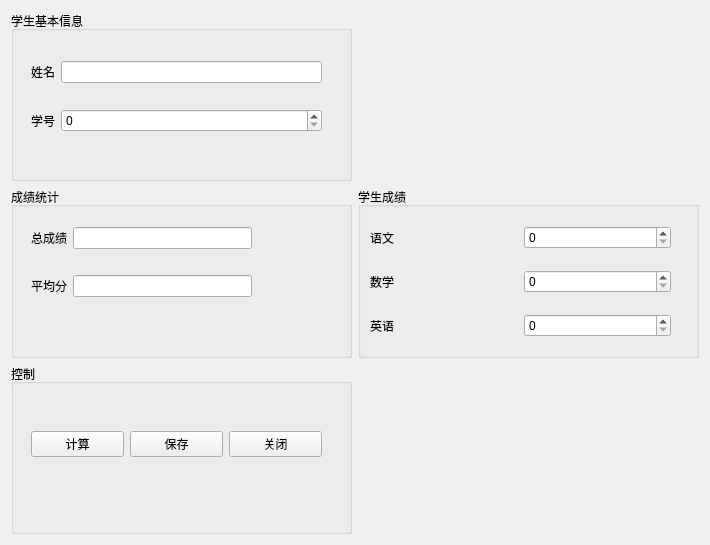
<?xml version="1.0" encoding="UTF-8"?>
<ui version="4.0">
 <class>Form</class>
 <widget class="QWidget" name="Form">
  <property name="geometry">
   <rect>
    <x>0</x>
    <y>0</y>
    <width>710</width>
    <height>545</height>
   </rect>
  </property>
  <property name="windowTitle">
   <string>Form</string>
  </property>
  <layout class="QGridLayout" name="gridLayout_3">
   <item row="0" column="0">
    <layout class="QGridLayout" name="gridLayout">
     <item row="1" column="0">
      <widget class="QGroupBox" name="groupBox_2">
       <property name="title">
        <string>成绩统计</string>
       </property>
       <widget class="QWidget" name="layoutWidget">
        <property name="geometry">
         <rect>
          <x>20</x>
          <y>20</y>
          <width>221</width>
          <height>111</height>
         </rect>
        </property>
        <layout class="QGridLayout" name="gridLayout_2">
         <item row="1" column="0">
          <widget class="QLabel" name="Labelaverage">
           <property name="text">
            <string>平均分</string>
           </property>
           <property name="buddy">
            <cstring>average</cstring>
           </property>
          </widget>
         </item>
         <item row="0" column="1">
          <widget class="QLineEdit" name="total"/>
         </item>
         <item row="0" column="0">
          <widget class="QLabel" name="Labeltotal">
           <property name="text">
            <string>总成绩</string>
           </property>
           <property name="buddy">
            <cstring>total</cstring>
           </property>
          </widget>
         </item>
         <item row="1" column="1">
          <widget class="QLineEdit" name="average"/>
         </item>
        </layout>
       </widget>
      </widget>
     </item>
     <item row="1" column="1">
      <widget class="QGroupBox" name="groupBox">
       <property name="title">
        <string>学生成绩</string>
       </property>
       <widget class="QWidget" name="layoutWidget">
        <property name="geometry">
         <rect>
          <x>12</x>
          <y>24</y>
          <width>301</width>
          <height>141</height>
         </rect>
        </property>
        <layout class="QGridLayout" name="gridLayout_4">
         <item row="0" column="0">
          <widget class="QLabel" name="Labelchinese">
           <property name="text">
            <string>语文</string>
           </property>
           <property name="buddy">
            <cstring>chinese</cstring>
           </property>
          </widget>
         </item>
         <item row="0" column="1">
          <widget class="QSpinBox" name="chinese"/>
         </item>
         <item row="1" column="0">
          <widget class="QLabel" name="Labelmath">
           <property name="text">
            <string>数学</string>
           </property>
           <property name="buddy">
            <cstring>math</cstring>
           </property>
          </widget>
         </item>
         <item row="1" column="1">
          <widget class="QSpinBox" name="math"/>
         </item>
         <item row="2" column="0">
          <widget class="QLabel" name="Labelenglish">
           <property name="text">
            <string>英语</string>
           </property>
           <property name="buddy">
            <cstring>english</cstring>
           </property>
          </widget>
         </item>
         <item row="2" column="1">
          <widget class="QSpinBox" name="english"/>
         </item>
        </layout>
       </widget>
      </widget>
     </item>
     <item row="3" column="0">
      <widget class="QGroupBox" name="groupBox_4">
       <property name="title">
        <string>控制</string>
       </property>
       <widget class="QWidget" name="layoutWidget">
        <property name="geometry">
         <rect>
          <x>20</x>
          <y>60</y>
          <width>291</width>
          <height>41</height>
         </rect>
        </property>
        <layout class="QHBoxLayout" name="horizontalLayout">
         <item>
          <widget class="QPushButton" name="btnCalculate">
           <property name="text">
            <string>计算</string>
           </property>
          </widget>
         </item>
         <item>
          <widget class="QPushButton" name="btnSave">
           <property name="text">
            <string>保存</string>
           </property>
          </widget>
         </item>
         <item>
          <widget class="QPushButton" name="btnClose">
           <property name="text">
            <string>关闭</string>
           </property>
          </widget>
         </item>
        </layout>
       </widget>
      </widget>
     </item>
     <item row="0" column="0">
      <widget class="QGroupBox" name="groupBox_3">
       <property name="title">
        <string>学生基本信息</string>
       </property>
       <widget class="QWidget" name="layoutWidget">
        <property name="geometry">
         <rect>
          <x>20</x>
          <y>30</y>
          <width>291</width>
          <height>111</height>
         </rect>
        </property>
        <layout class="QGridLayout" name="gridLayout_5">
         <item row="0" column="0">
          <widget class="QLabel" name="label">
           <property name="text">
            <string>姓名</string>
           </property>
           <property name="buddy">
            <cstring>name</cstring>
           </property>
          </widget>
         </item>
         <item row="0" column="1">
          <widget class="QLineEdit" name="name"/>
         </item>
         <item row="1" column="0">
          <widget class="QLabel" name="label_2">
           <property name="text">
            <string>学号</string>
           </property>
           <property name="buddy">
            <cstring>number</cstring>
           </property>
          </widget>
         </item>
         <item row="1" column="1">
          <widget class="QSpinBox" name="number"/>
         </item>
        </layout>
       </widget>
      </widget>
     </item>
    </layout>
   </item>
  </layout>
 </widget>
 <resources/>
 <connections>
  <connection>
   <sender>btnClose</sender>
   <signal>clicked()</signal>
   <receiver>Form</receiver>
   <slot>close()</slot>
   <hints>
    <hint type="sourcelabel">
     <x>319</x>
     <y>455</y>
    </hint>
    <hint type="destinationlabel">
     <x>266</x>
     <y>187</y>
    </hint>
   </hints>
  </connection>
 </connections>
</ui>
